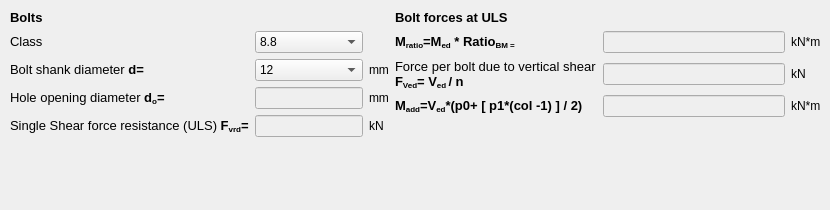
      <widget class="QWidget" name="tab_3">
       <attribute name="title">
        <string>Bolts and Forces</string>
       </attribute>
       <widget class="QWidget" name="formLayoutWidget">
        <property name="geometry">
         <rect>
          <x>10</x>
          <y>10</y>
          <width>811</width>
          <height>191</height>
         </rect>
        </property>
        <layout class="QFormLayout" name="formLayout">
         <item row="0" column="0">
          <layout class="QGridLayout" name="gridLayout_4">
           <item row="2" column="1">
            <widget class="QComboBox" name="comboBox_bolt_class">
             <item>
              <property name="text">
               <string>8.8</string>
              </property>
             </item>
             <item>
              <property name="text">
               <string>4.6</string>
              </property>
             </item>
            </widget>
           </item>
           <item row="4" column="1">
            <widget class="QLineEdit" name="lineEdit_bolt_diameter">
             <property name="enabled">
              <bool>false</bool>
             </property>
             <property name="maxLength">
              <number>20</number>
             </property>
            </widget>
           </item>
           <item row="5" column="2">
            <widget class="QLabel" name="label_117">
             <property name="text">
              <string>kN</string>
             </property>
            </widget>
           </item>
           <item row="3" column="2">
            <widget class="QLabel" name="label_115">
             <property name="text">
              <string>mm</string>
             </property>
            </widget>
           </item>
           <item row="4" column="2">
            <widget class="QLabel" name="label_116">
             <property name="text">
              <string>mm</string>
             </property>
            </widget>
           </item>
           <item row="3" column="0">
            <widget class="QLabel" name="label_113">
             <property name="text">
              <string>&lt;html&gt;&lt;head/&gt;&lt;body&gt;&lt;p&gt;&lt;span style=&quot; font-size:10pt;&quot;&gt;Bolt shank diameter &lt;/span&gt;&lt;span style=&quot; font-size:10pt; font-weight:600;&quot;&gt;d=&lt;/span&gt;&lt;/p&gt;&lt;/body&gt;&lt;/html&gt;</string>
             </property>
            </widget>
           </item>
           <item row="5" column="0">
            <widget class="QLabel" name="label_114">
             <property name="text">
              <string>&lt;html&gt;&lt;head/&gt;&lt;body&gt;&lt;p&gt;&lt;span style=&quot; font-size:10pt;&quot;&gt;Single Shear force resistance (ULS)&lt;/span&gt;&lt;span style=&quot; font-size:10pt; font-weight:600;&quot;&gt; F&lt;/span&gt;&lt;span style=&quot; font-size:10pt; font-weight:600; vertical-align:sub;&quot;&gt;vrd&lt;/span&gt;&lt;span style=&quot; font-size:10pt; font-weight:600;&quot;&gt;=&lt;/span&gt;&lt;/p&gt;&lt;/body&gt;&lt;/html&gt;</string>
             </property>
            </widget>
           </item>
           <item row="3" column="1">
            <widget class="QComboBox" name="comboBox_bolt_shank_diameter">
             <item>
              <property name="text">
               <string>12</string>
              </property>
             </item>
             <item>
              <property name="text">
               <string>16</string>
              </property>
             </item>
             <item>
              <property name="text">
               <string>20</string>
              </property>
             </item>
             <item>
              <property name="text">
               <string>24</string>
              </property>
             </item>
             <item>
              <property name="text">
               <string>30</string>
              </property>
             </item>
            </widget>
           </item>
           <item row="5" column="1">
            <widget class="QLineEdit" name="lineEdit_bolt_shear">
             <property name="enabled">
              <bool>false</bool>
             </property>
             <property name="maxLength">
              <number>20</number>
             </property>
            </widget>
           </item>
           <item row="2" column="0">
            <widget class="QLabel" name="label_118">
             <property name="text">
              <string>&lt;html&gt;&lt;head/&gt;&lt;body&gt;&lt;p&gt;&lt;span style=&quot; font-size:10pt;&quot;&gt;Class&lt;/span&gt;&lt;/p&gt;&lt;/body&gt;&lt;/html&gt;</string>
             </property>
            </widget>
           </item>
           <item row="4" column="0">
            <widget class="QLabel" name="label_120">
             <property name="text">
              <string>&lt;html&gt;&lt;head/&gt;&lt;body&gt;&lt;p&gt;&lt;span style=&quot; font-size:10pt;&quot;&gt;Hole opening diameter &lt;/span&gt;&lt;span style=&quot; font-size:10pt; font-weight:600;&quot;&gt;d&lt;/span&gt;&lt;span style=&quot; font-size:10pt; font-weight:600; vertical-align:sub;&quot;&gt;o&lt;/span&gt;&lt;span style=&quot; font-size:10pt; font-weight:600;&quot;&gt;=&lt;/span&gt;&lt;/p&gt;&lt;/body&gt;&lt;/html&gt;</string>
             </property>
            </widget>
           </item>
           <item row="0" column="0" colspan="3">
            <widget class="QLabel" name="label_119">
             <property name="font">
              <font>
               <pointsize>10</pointsize>
               <weight>75</weight>
               <bold>true</bold>
              </font>
             </property>
             <property name="text">
              <string>Bolts</string>
             </property>
            </widget>
           </item>
           <item row="6" column="0">
            <spacer name="verticalSpacer_2">
             <property name="orientation">
              <enum>Qt::Vertical</enum>
             </property>
             <property name="sizeHint" stdset="0">
              <size>
               <width>20</width>
               <height>40</height>
              </size>
             </property>
            </spacer>
           </item>
          </layout>
         </item>
         <item row="0" column="1">
          <layout class="QGridLayout" name="gridLayout_11">
           <item row="0" column="0">
            <widget class="QLabel" name="label_4">
             <property name="font">
              <font>
               <pointsize>10</pointsize>
               <weight>75</weight>
               <bold>true</bold>
              </font>
             </property>
             <property name="text">
              <string>Bolt forces at ULS</string>
             </property>
            </widget>
           </item>
           <item row="4" column="0">
            <widget class="QLabel" name="label_121">
             <property name="font">
              <font>
               <pointsize>10</pointsize>
              </font>
             </property>
             <property name="text">
              <string>&lt;html&gt;&lt;head/&gt;&lt;body&gt;&lt;p&gt;&lt;span style=&quot; font-weight:600;&quot;&gt;M&lt;/span&gt;&lt;span style=&quot; font-weight:600; vertical-align:sub;&quot;&gt;add&lt;/span&gt;&lt;span style=&quot; font-weight:600;&quot;&gt;=V&lt;/span&gt;&lt;span style=&quot; font-weight:600; vertical-align:sub;&quot;&gt;ed&lt;/span&gt;&lt;span style=&quot; font-weight:600;&quot;&gt;*(p0+ [ p1*(col -1) ] / 2)&lt;/span&gt;&lt;/p&gt;&lt;/body&gt;&lt;/html&gt;</string>
             </property>
            </widget>
           </item>
           <item row="1" column="2">
            <widget class="QLabel" name="label_124">
             <property name="text">
              <string>kN*m</string>
             </property>
            </widget>
           </item>
           <item row="1" column="0">
            <widget class="QLabel" name="label_123">
             <property name="font">
              <font>
               <pointsize>10</pointsize>
              </font>
             </property>
             <property name="text">
              <string>&lt;html&gt;&lt;head/&gt;&lt;body&gt;&lt;p&gt;&lt;span style=&quot; font-weight:600;&quot;&gt;M&lt;/span&gt;&lt;span style=&quot; font-weight:600; vertical-align:sub;&quot;&gt;ratio&lt;/span&gt;&lt;span style=&quot; font-weight:600;&quot;&gt;=M&lt;/span&gt;&lt;span style=&quot; font-weight:600; vertical-align:sub;&quot;&gt;ed&lt;/span&gt;&lt;span style=&quot; font-weight:600;&quot;&gt; * Ratio&lt;/span&gt;&lt;span style=&quot; font-weight:600; vertical-align:sub;&quot;&gt;BM =&lt;/span&gt;&lt;/p&gt;&lt;/body&gt;&lt;/html&gt;</string>
             </property>
            </widget>
           </item>
           <item row="1" column="1">
            <widget class="QLineEdit" name="lineEdit_bolts_mratio">
             <property name="enabled">
              <bool>false</bool>
             </property>
             <property name="maxLength">
              <number>20</number>
             </property>
             <property name="frame">
              <bool>true</bool>
             </property>
             <property name="clearButtonEnabled">
              <bool>false</bool>
             </property>
            </widget>
           </item>
           <item row="4" column="1">
            <widget class="QLineEdit" name="lineEdit_madd">
             <property name="enabled">
              <bool>false</bool>
             </property>
             <property name="maxLength">
              <number>20</number>
             </property>
             <property name="frame">
              <bool>true</bool>
             </property>
             <property name="clearButtonEnabled">
              <bool>false</bool>
             </property>
            </widget>
           </item>
           <item row="4" column="2">
            <widget class="QLabel" name="label_127">
             <property name="text">
              <string>kN*m</string>
             </property>
            </widget>
           </item>
           <item row="2" column="0">
            <widget class="QLabel" name="label_128">
             <property name="font">
              <font>
               <pointsize>10</pointsize>
              </font>
             </property>
             <property name="text">
              <string>&lt;html&gt;&lt;head/&gt;&lt;body&gt;&lt;p&gt;Force per bolt due to vertical shear &lt;br/&gt;&lt;span style=&quot; font-weight:600;&quot;&gt;F&lt;/span&gt;&lt;span style=&quot; font-weight:600; vertical-align:sub;&quot;&gt;Ved&lt;/span&gt;&lt;span style=&quot; font-weight:600;&quot;&gt;= V&lt;/span&gt;&lt;span style=&quot; font-weight:600; vertical-align:sub;&quot;&gt;ed &lt;/span&gt;&lt;span style=&quot; font-weight:600;&quot;&gt;/ n&lt;/span&gt;&lt;/p&gt;&lt;/body&gt;&lt;/html&gt;</string>
             </property>
            </widget>
           </item>
           <item row="2" column="1">
            <widget class="QLineEdit" name="lineEdit_f_ved">
             <property name="enabled">
              <bool>false</bool>
             </property>
             <property name="maxLength">
              <number>20</number>
             </property>
             <property name="frame">
              <bool>true</bool>
             </property>
             <property name="clearButtonEnabled">
              <bool>false</bool>
             </property>
            </widget>
           </item>
           <item row="2" column="2">
            <widget class="QLabel" name="label_132">
             <property name="text">
              <string>kN</string>
             </property>
            </widget>
           </item>
           <item row="5" column="0">
            <spacer name="verticalSpacer_3">
             <property name="orientation">
              <enum>Qt::Vertical</enum>
             </property>
             <property name="sizeHint" stdset="0">
              <size>
               <width>20</width>
               <height>40</height>
              </size>
             </property>
            </spacer>
           </item>
          </layout>
         </item>
        </layout>
       </widget>
      </widget>
